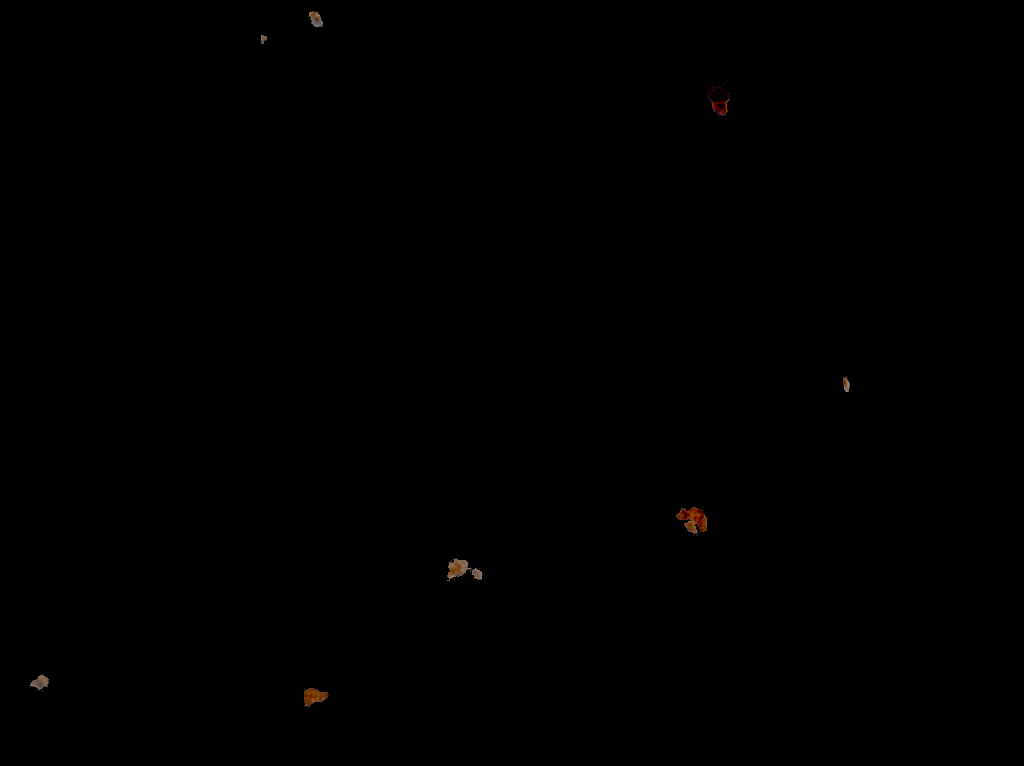
#> input picture NegativeSegmentation/1.png, 2048 x 1532 px (shown at 1/2 size); the run also reads 1 picture not shown here
$ jupyter execute IsolateNegativeCells.ipynb
#> lines starting #> are read from the running program, lines starting #| are printed output that depends on the picture
## Imports

[cell 1]
from PIL import Image
import matplotlib.pyplot as plt
import os

[cell 2]
def create_folder(folder_path):
    '''Creates a folder if does not exists.'''
    if not os.path.exists(folder_path):
        os.makedirs(folder_path)

[cell 3]
def crop_image(img, crop_size, left, top):
    '''crops the image in the defined size'''
    right = left +  crop_size
    bottom =  top + crop_size
    cropped = img.crop((left, top, right, bottom))
    return cropped

[cell 4]
def visualize(figsize=(15, 15),**images):
    """Plots images in one row."""
    n = len(images)
    plt.figure(figsize=figsize)
    for i, (name, image) in enumerate(images.items()):
        plt.subplot(1, n, i + 1)
        plt.xticks([])
        plt.yticks([])
        plt.title(' '.join(name.split('_')).title())
        plt.imshow(image)
    plt.show()

[cell 5]
create_folder('../IsolatedCellsDataset/original/all/0')

[cell 6]
image_01 = Image.open('../NegativeSegmentation/1.png')
#> image_01 is the input picture: PIL image 2048x1532 RGB; mean R, G, B 0.3, 0.2, 0.1
image_02 = Image.open('../NegativeSegmentation/2.png')
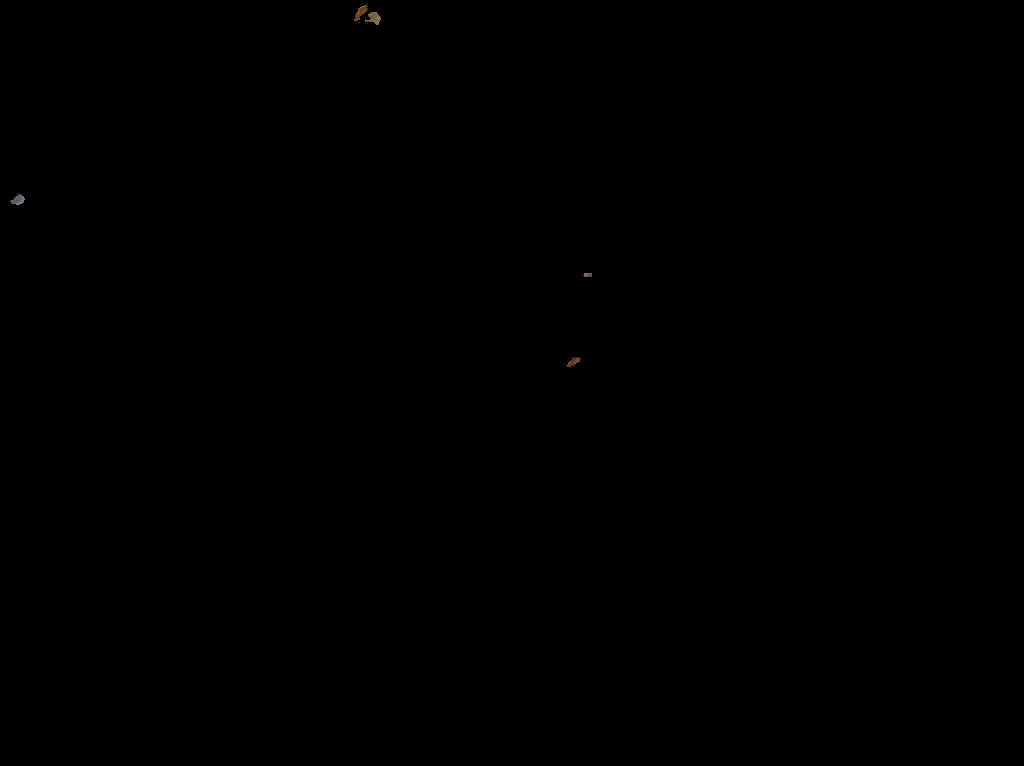
#> input picture NegativeSegmentation/2.png, 2048 x 1532 px (shown at 1/2 size)
#> image_02 is the input picture: PIL image 2048x1532 RGB; mean R, G, B 0.1, 0.1, 0
image_03 = Image.open('../NegativeSegmentation/3.png')
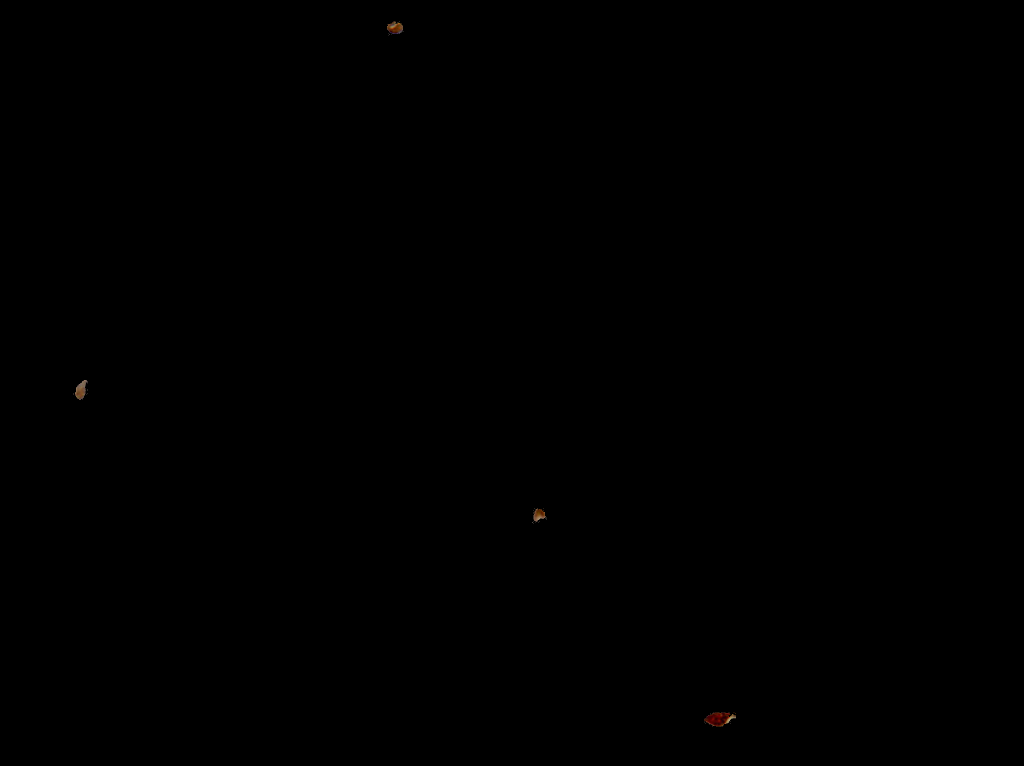
#> input picture NegativeSegmentation/3.png, 2048 x 1532 px (shown at 1/2 size)
#> image_03 is the input picture: PIL image 2048x1532 RGB; mean R, G, B 0.1, 0.1, 0
image_04 = Image.open('../NegativeSegmentation/4.png')
image_05 = Image.open('../NegativeSegmentation/5.png')
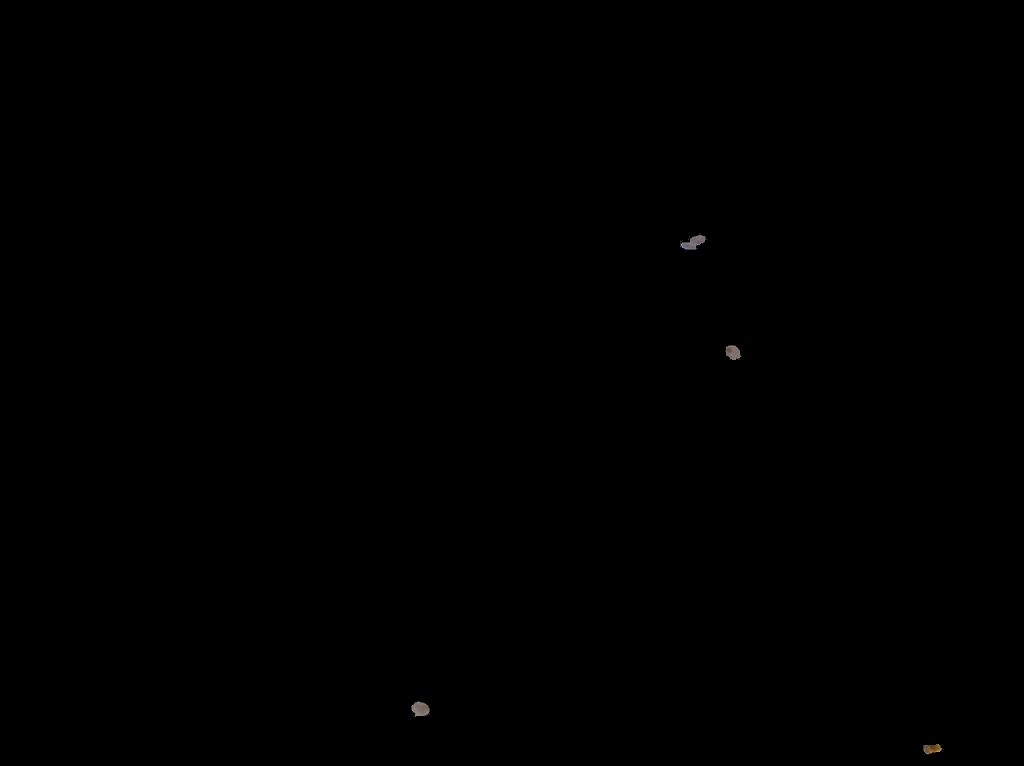
#> input picture NegativeSegmentation/5.png, 2048 x 1532 px (shown at 1/2 size)
#> image_05 is the input picture: PIL image 2048x1532 RGB; mean R, G, B 0.1, 0.1, 0.1
visualize(
    complete_image_01=image_01,
    complete_image_02=image_02,
    complete_image_03=image_03,
    complete_image_04=image_04,
    complete_image_05=image_05
)
#> in visualize, `plt.show()`:
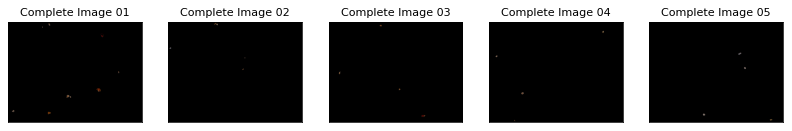
#> figure drawn by matplotlib, 5 panels

[cell 7]
cell_01 = crop_image(image_01, crop_size=100, left=590, top=1350)
visualize(cell_01 = cell_01)
cell_01.save('../IsolatedCellsDataset/original/all/0/1.png')

[cell 8]
cell_02 = crop_image(image_01, crop_size=100, left=1340, top=1000)
visualize(cell_02 = cell_02)
cell_02.save('../IsolatedCellsDataset/original/all/0/2.png')

[cell 9]
cell_03 = crop_image(image_01, crop_size=100, left=870, top=1100)
visualize(cell_03 = cell_03)
cell_03.save('../IsolatedCellsDataset/original/all/0/3.png')

[cell 10]
cell_04 = crop_image(image_01, crop_size=100, left=30, top=1320)
visualize(cell_04 = cell_04)
cell_04.save('../IsolatedCellsDataset/original/all/0/4.png')

[cell 11]
cell_05 = crop_image(image_02, crop_size=100, left=680, top=0)
visualize(cell_05 = cell_05)
cell_05.save('../IsolatedCellsDataset/original/all/0/5.png')

[cell 12]
cell_06 = crop_image(image_02, crop_size=100, left=1190, top=530)
#> in crop_image (call 6), `cropped = img.crop((left, top, right, bottom))`: cropped: PIL image 100x100 RGB; every value is 0
visualize(cell_06 = cell_06)
cell_06.save('../IsolatedCellsDataset/original/all/0/6.png')

[cell 13]
cell_07 = crop_image(image_02, crop_size=100, left=14, top=290)
visualize(cell_07 = cell_07)
cell_07.save('../IsolatedCellsDataset/original/all/0/7.png')

[cell 14]
cell_08 = crop_image(image_02, crop_size=100, left=1105, top=695)
visualize(cell_08 = cell_08)
cell_08.save('../IsolatedCellsDataset/original/all/0/8.png')

[cell 15]
cell_09 = crop_image(image_03, crop_size=100, left=748, top=20)
visualize(cell_09 = cell_09)
cell_09.save('../IsolatedCellsDataset/original/all/0/9.png')

[cell 16]
cell_10 = crop_image(image_03, crop_size=100, left=120, top=740)
visualize(cell_10 = cell_10)
cell_10.save('../IsolatedCellsDataset/original/all/0/10.png')

[cell 17]
cell_11 = crop_image(image_03, crop_size=100, left=1030, top=990)
visualize(cell_11 = cell_11)
cell_11.save('../IsolatedCellsDataset/original/all/0/11.png')

[cell 18]
cell_12 = crop_image(image_03, crop_size=100, left=1390, top=1400)
visualize(cell_12 = cell_12)
cell_12.save('../IsolatedCellsDataset/original/all/0/12.png')

[cell 19]
cell_13 = crop_image(image_04, crop_size=100, left=330, top=1450)
visualize(cell_13 = cell_13)
cell_13.save('../IsolatedCellsDataset/original/all/0/13.png')

[cell 20]
cell_14 = crop_image(image_04, crop_size=100, left=60, top=480)
visualize(cell_14 = cell_14)
cell_14.save('../IsolatedCellsDataset/original/all/0/14.png')

[cell 21]
cell_15 = crop_image(image_04, crop_size=100, left=455, top=1040)
#> in crop_image (call 15), `cropped = img.crop((left, top, right, bottom))`:
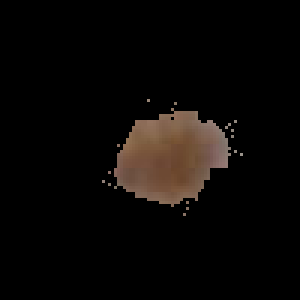
#> cropped: PIL image 100x100 RGB (shown 3 times larger); mean R, G, B 10.9, 8.2, 6.4
visualize(cell_15 = cell_15)
cell_15.save('../IsolatedCellsDataset/original/all/0/15.png')

[cell 22]
cell_16 = crop_image(image_04, crop_size=100, left=1700, top=120)
#> in crop_image (call 16), `cropped = img.crop((left, top, right, bottom))`:
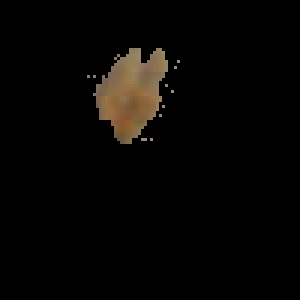
#> cropped: PIL image 100x100 RGB (shown 3 times larger); mean R, G, B 7.1, 5.6, 3.9
visualize(cell_16 = cell_16)
cell_16.save('../IsolatedCellsDataset/original/all/0/16.png')

[cell 23]
cell_17 = crop_image(image_05, crop_size=100, left=1820, top=1450)
#> in crop_image (call 17), `cropped = img.crop((left, top, right, bottom))`:
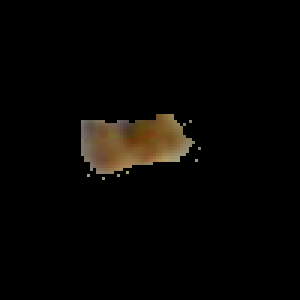
#> cropped: PIL image 100x100 RGB (shown 3 times larger); mean R, G, B 6.8, 5.3, 3.3
visualize(cell_17 = cell_17)
cell_17.save('../IsolatedCellsDataset/original/all/0/17.png')

[cell 24]
cell_18 = crop_image(image_05, crop_size=100, left=1420, top=650)
#> in crop_image (call 18), `cropped = img.crop((left, top, right, bottom))`:
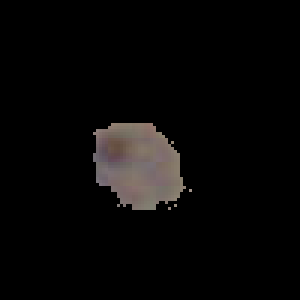
#> cropped: PIL image 100x100 RGB (shown 3 times larger); mean R, G, B 8.5, 7.5, 7.1
visualize(cell_18 = cell_18)
cell_18.save('../IsolatedCellsDataset/original/all/0/18.png')

[cell 25]
cell_19 = crop_image(image_05, crop_size=100, left=790, top=1370)
#> in crop_image (call 19), `cropped = img.crop((left, top, right, bottom))`:
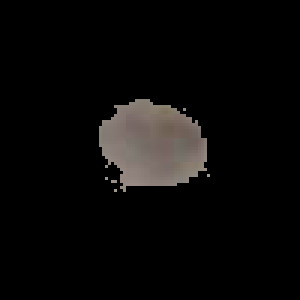
#> cropped: PIL image 100x100 RGB (shown 3 times larger); mean R, G, B 10.5, 9.5, 8.9
visualize(cell_19 = cell_19)
cell_19.save('../IsolatedCellsDataset/original/all/0/19.png')

[cell 26]
cell_20 = crop_image(image_05, crop_size=100, left=1330, top=460)
#> in crop_image (call 20), `cropped = img.crop((left, top, right, bottom))`:
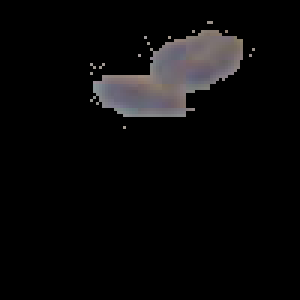
#> cropped: PIL image 100x100 RGB (shown 3 times larger); mean R, G, B 10.2, 9.5, 9.9
visualize(cell_20 = cell_20)
